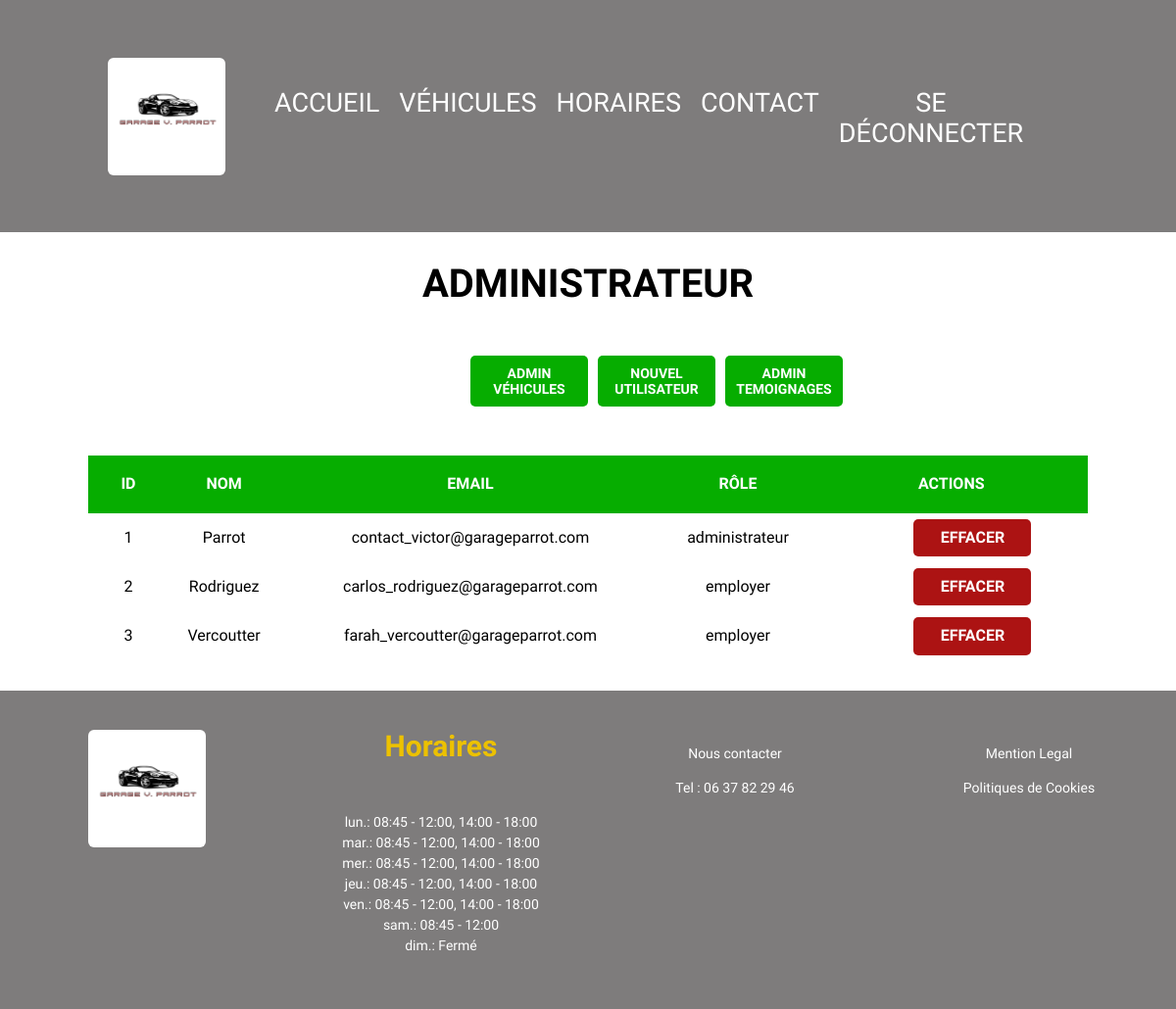
Page /admin/propietaire/administrateur.php (signed in) on the committed database.
### tables this page shows
CREATE TABLE `vendeurs` (
  `id` int(11) NOT NULL,
  `nom` varchar(45) DEFAULT NULL,
  `prenom` varchar(45) DEFAULT NULL,
  `telephone` varchar(45) DEFAULT NULL,
  `email` varchar(50) DEFAULT NULL,
  `password` char(100) DEFAULT NULL,
  `rol` enum('employer','administrateur') DEFAULT 'employer'
);

### admin/propietaire/administrateur.php (the view, shortened to what this page needs)
<?php
    $db = conectBD();
    $query = "SELECT * FROM vendeurs";
    $resultat = mysqli_query($db, $query);
?>
<section>
    <h1>ADMINISTRATEUR</h1>
</section>
    <div class="btn-admin container">
        <div>
            <a class="btn-green" href="/admin">ADMIN VÉHICULES</a>
        </div>
        <div>
        <a class="btn-green" href="/admin/propietaire/rh.php">nouvel utilisateur</a>
        </div>
        <div>
            <a class="btn-green" href="/admin/temoignages/temoignages.php"> Admin Temoignages</a>
        </div>
    </div>
<section class="container">
    <table class="vehicules-all">
        <thead>
           <tr>
            <th>ID</th>
            <th>NOM</th>
            <th>EMAIL</th>
            <th>RÔLE</th>
            <th>ACTIONS</th>
           </tr>
        </thead>
        <tbody>
        <?php while($vendeurs = mysqli_fetch_assoc($resultat)): ?>
            <tr>
                <td style="text-align: center;"><?php echo $vendeurs['id']; ?></td>
                <td style="text-align: center;"><?php echo $vendeurs['nom']; ?></td>
                <td style="text-align: center;"><?php echo $vendeurs['email']; ?></td>
                <td style="text-align: center;"><?php echo $vendeurs['rol']; ?></td>
                <td >
                     <form method="POST" class="w-100">
                        <input type="submit" class="btn-red" value="Effacer">
                    </form>
                </td>
            </tr>
            <?php endwhile; ?>
        </tbody>
    </table>
</section>

### build/css/app.css (style rules this page uses)
html { line-height: 1.15; -webkit-text-size-adjust: 100%; }
body { margin: 0; }
h1 { font-size: 2em; margin: 0.67em 0; }
a { background-color: transparent; }
button, input, optgroup, select, textarea { font-family: inherit; font-size: 100%; line-height: 1.15; margin: 0; }
button, input { overflow: visible; }
button, [type=button], [type=reset], [type=submit] { -webkit-appearance: button; }
html { font-size: 62.5%; box-sizing: border-box; }
*, *:before, *:after { box-sizing: inherit; }
body { font-family: "play", sans-serif; font-size: 1.6rem; }
a { text-decoration: none; }
h1, h2, h3 { margin: 0 0 5rem 0; }
h1 { font-size: 4rem; }
.container { width: 85%; max-width: 120rem; margin: 0 auto; margin-bottom: 3rem; }
p, a { text-decoration: none; color: rgb(255, 255, 255); font-size: 1.4rem; }
h1 { text-align: center; text-transform: uppercase; margin-top: 3rem; }
.btn-green { text-transform: uppercase; background-color: rgb(6, 173, 0); color: rgb(255, 255, 255); font-weight: bold; text-decoration: none; text-transform: uppercase; text-align: center; padding: 1rem 1rem; display: block; max-width: 12rem; border: none; border-radius: 0.5rem; margin-bottom: 2rem; }
@media (min-width: 800px) { .btn-green { width: 30rem; display: block; } }
table.vehicules-all { margin-top: 3rem; width: 100%; border-spacing: 0; }
table.vehicules-all thead { background-color: rgb(6, 173, 0); }
table.vehicules-all thead th { color: rgb(255, 255, 255); padding: 2rem; }
table.vehicules-all .btn-red { background-color: rgb(172, 19, 19); color: rgb(255, 255, 255); font-weight: bold; text-decoration: none; text-transform: uppercase; text-align: center; padding: 1rem 1rem; display: block; max-width: 12rem; border: none; border-radius: 0.5rem; margin-bottom: 2rem; width: 100%; margin-top: 0.5rem; margin-bottom: 0.5rem; }
.w-100 { width: 100%; margin-left: 10rem; }
.btn-admin { width: 20%; margin: 0 auto; margin-bottom: 3rem; }
@media (min-width: 800px) { .btn-admin { display: grid; gap: 1rem; grid-template-columns: repeat(3, 1fr); } }

### rows in the picture
vendeurs: id "1", nom "Parrot", email "contact_victor@garageparrot.com", rol "administrateur"
vendeurs: id "2", nom "Rodriguez", email "carlos_rodriguez@garageparrot.com", rol "employer"
vendeurs: id "3", nom "Vercoutter", email "farah_vercoutter@garageparrot.com", rol "employer"
